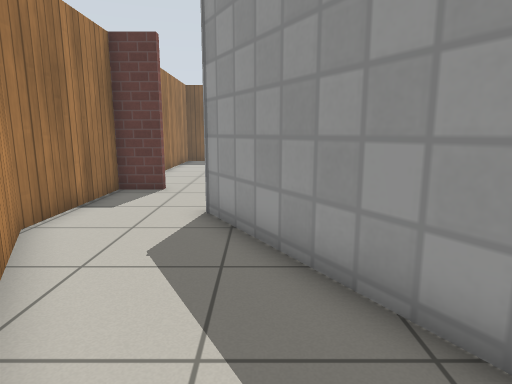
[1] (above)

19 first-person views from a walk through a world built for the Gazebo simulator. The camera is 0.94 m above the floor, tilts 10° down and sees 75° across. The floor is counted in squares, 0.5 m on a side. Each view is taken from the middle of a square. On the plan, view 1 faces up. The plan holds only what a view shows up to about 17 squares ahead; the rest is blank. Simple patterns stand in for the simulator's built-in surfaces.

[2]
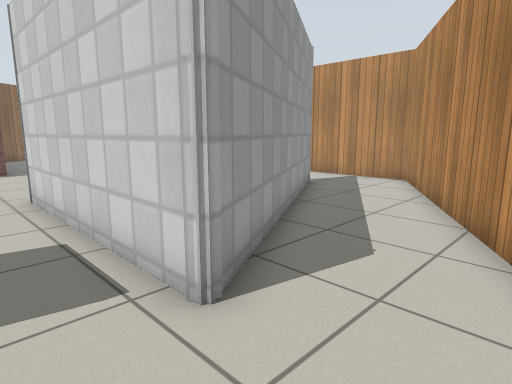

[3]
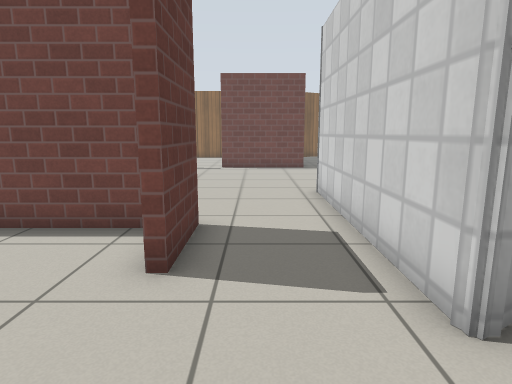

[4]
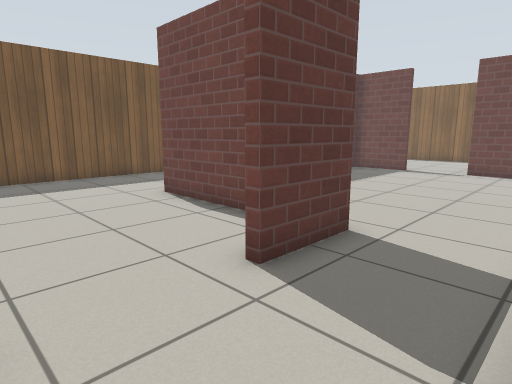

[5]
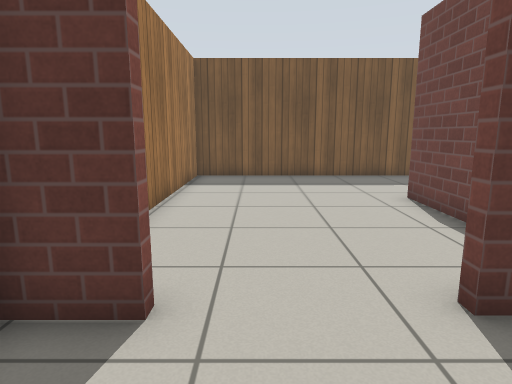

[6]
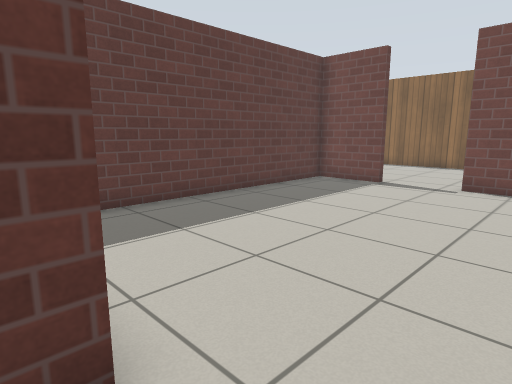

[7]
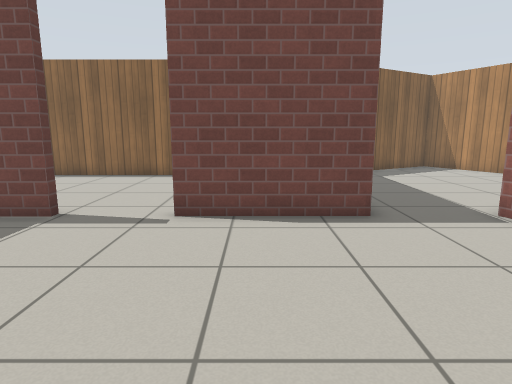

[8]
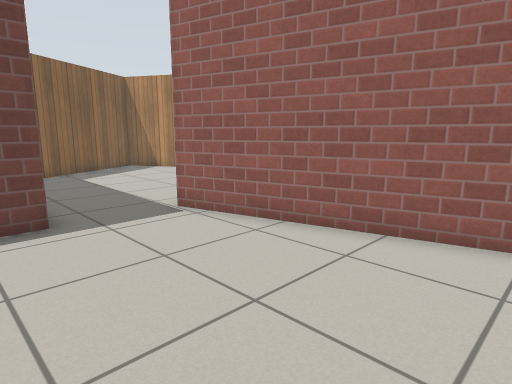

[9]
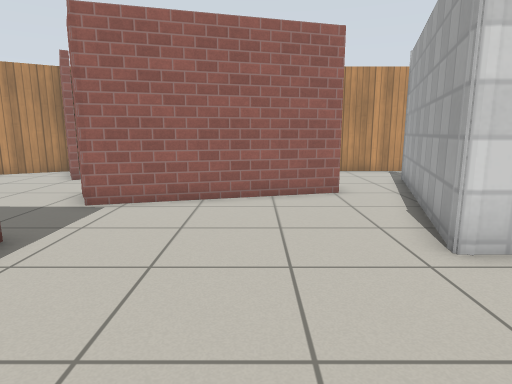

[10]
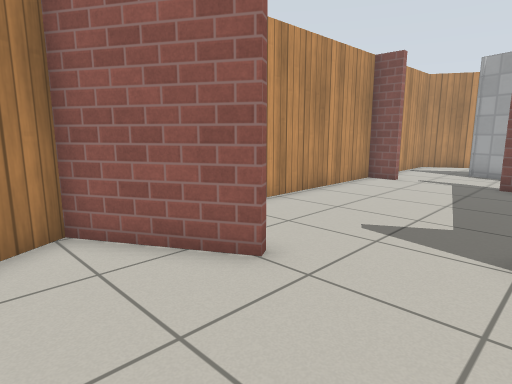

[11]
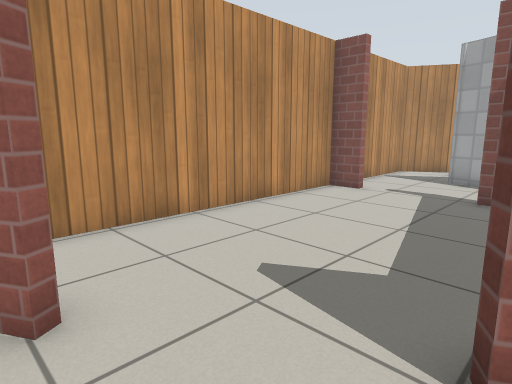

[12]
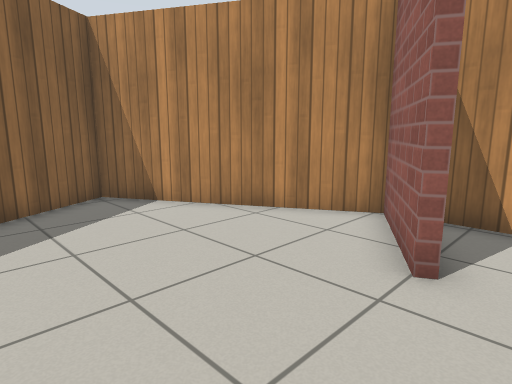

[13]
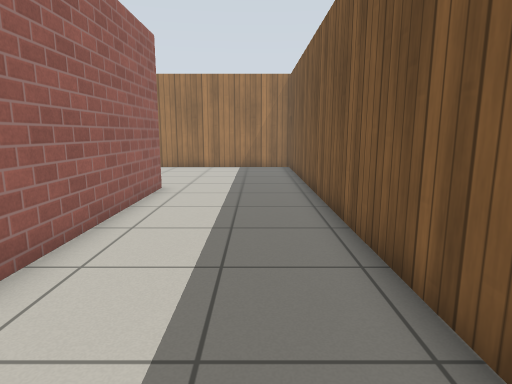

[14]
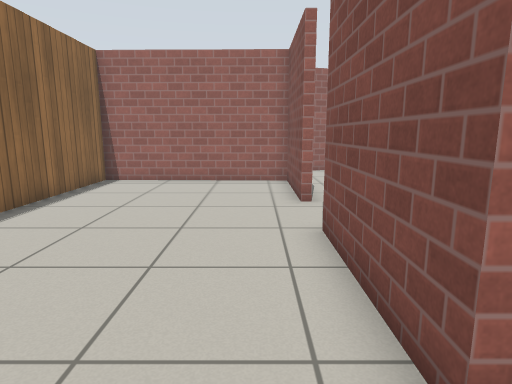

[15]
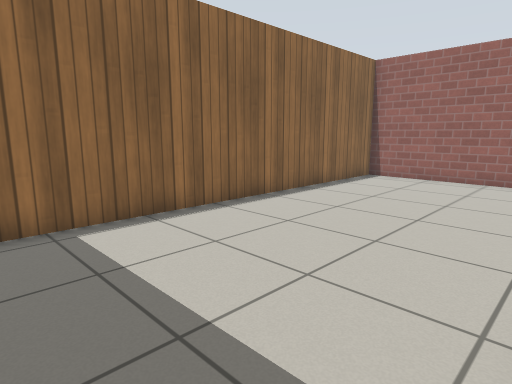

[16]
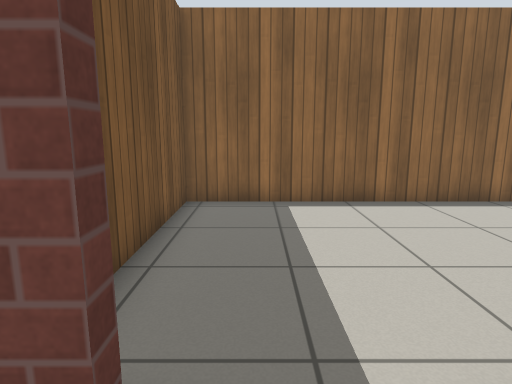

[17]
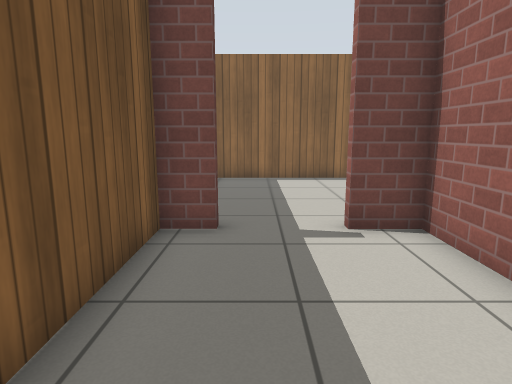

[18]
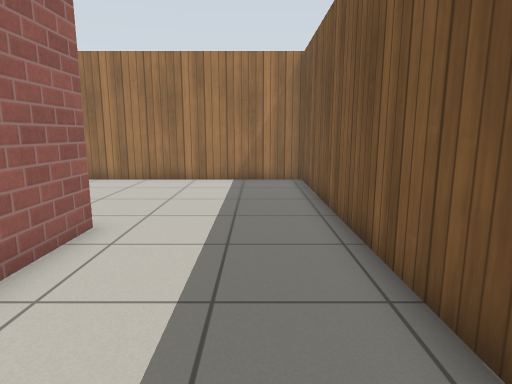

[19]
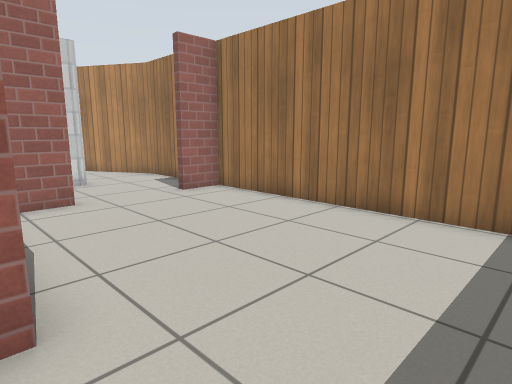

### Floor plan
Ten units are one square. View 1 is at (0, 0); x grows to the right and y downward. Boxes are objects, and circles mark ways between rooms. Rooms are numbered by the first view taken in them; rooms with no view inside come last. Other rooms are left out.
<svg viewBox="-51 -234 318 276">
<path fill="none" stroke="#000" d="M145 -44 155 -27M174 4 193 36 262 -3 231 -55M75 25 75 37 181 37M51 -27 39 8M37 6 22 -20M-11 -1 11 37 59 37M-12 -80 35 -80M-31 -115 -31 -112 -46 -112 -46 -63 -11 -1M29 -112 3 -112 3 -115M22 -20 -12 -78 -12 -80 -7 -79M35 -80 68 -80 68 -78 51 -27M144 -72 144 -119M144 -146 144 -174 49 -174M73 -24 145 -44M25 -122 25 -177 100 -177M3 -115 15 -115M120 -177 144 -177 144 -192M144 -218 144 -229 -46 -229 -46 -115 -31 -115M147 -119 147 -77 221 -75 221 -229 172 -229M147 -192 147 -146"/>
<circle cx="5" cy="-15" r="3" fill="#2a7"/>
<circle cx="150" cy="-55" r="3" fill="#2a7"/>
<circle cx="60" cy="-30" r="3" fill="#2a7"/>
<circle cx="25" cy="-95" r="3" fill="#2a7"/>
<circle cx="-15" cy="-110" r="3" fill="#2a7"/>
<circle cx="147" cy="-130" r="3" fill="#2a7"/>
<circle cx="140" cy="-205" r="3" fill="#2a7"/>
<text x="140" y="-10">1</text>
<text x="-10" y="-70">2</text>
<text x="90" y="-100">3</text>
<text x="30" y="-180">4</text>
<text x="180" y="-150">5</text>
</svg>
Room 1 opens to room 2. Room 1 opens to room 3. Room 2 opens to room 3. Room 2 opens to room 4. Room 3 opens to room 5. Room 4 opens to room 5.

Where each view was taken, in squares from view 1:
view 1: 0 up, 0 right, facing up
view 2: 10 up, 4 left, facing down-right
view 3: 10 up, 4 left, facing right
view 4: 8 up, 3 left, facing up-right
view 5: 8 up, 2 left, facing up
view 6: 9 up, 2 right, facing up-right
view 7: 10 up, 7 right, facing right
view 8: 9 up, 7 right, facing down-right
view 9: 13 up, 10 right, facing down
view 10: 3 up, 21 right, facing down-left
view 11: 3 up, 18 right, facing down-left
view 12: 4 up, 16 right, facing down-right
view 13: 21 up, 14 right, facing left
view 14: 21 up, 16 right, facing down
view 15: 22 up, 15 right, facing down-right
view 16: 21 up, 13 right, facing right
view 17: 21 up, 8 right, facing right
view 18: 21 up, 9 right, facing left
view 19: 21 up, 3 right, facing down-left
